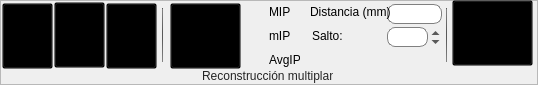
       <widget class="QFrame" name="frame_108">
        <property name="geometry">
         <rect>
          <x>0</x>
          <y>0</y>
          <width>538</width>
          <height>85</height>
         </rect>
        </property>
        <property name="styleSheet">
         <string notr="true">QFrame#frame_108{
	background-color: qlineargradient(spread:pad, x1:0.506, y1:1, x2:0.499955, y2:0.636, stop:0 rgba(165, 165, 165, 255), stop:1 rgba(201, 201, 201, 255));
	border-bottom: 1px solid rgb(112, 112, 112);
	border-right: 1px solid qlineargradient(spread:pad, x1:0.494318, y1:1, x2:0.506, y2:0, stop:0 rgba(112, 112, 112, 255), stop:1 rgba(184, 184, 184, 255))
}</string>
        </property>
        <property name="frameShape">
         <enum>QFrame::StyledPanel</enum>
        </property>
        <property name="frameShadow">
         <enum>QFrame::Raised</enum>
        </property>
        <widget class="QLabel" name="label_35">
         <property name="geometry">
          <rect>
           <x>202</x>
           <y>68</y>
           <width>131</width>
           <height>16</height>
          </rect>
         </property>
         <property name="styleSheet">
          <string notr="true">QLabel{
	background-color: transparent;
	color: rgb(36, 36, 36)
}</string>
         </property>
         <property name="text">
          <string>Reconstrucción multiplanar</string>
         </property>
        </widget>
        <widget class="QFrame" name="frame_109">
         <property name="geometry">
          <rect>
           <x>2</x>
           <y>3</y>
           <width>51</width>
           <height>66</height>
          </rect>
         </property>
         <property name="styleSheet">
          <string notr="true">QFrame{
	background-color: transparent;
}

QToolButton{
	background-color: transparent;
	}

QToolButton:hover{
	background-color: qlineargradient(spread:reflect, x1:0.455273, y1:1, x2:0.460273, y2:0, stop:0 rgba(253, 247, 225, 255), stop:0.301136 rgba(252, 228, 137, 255), stop:0.829545 rgba(253, 235, 168, 255), stop:1 rgba(253, 238, 177, 255));
	border-top: 2px solid qlineargradient(spread:pad, x1:0.465909, y1:0, x2:0.465909, y2:1, stop:0 rgba(241, 202, 88, 255), stop:1 rgba(253, 249, 232, 255));
	border-right: 2px solid qlineargradient(spread:pad, x1:0.994318, y1:0.568, x2:0, y2:0.568, stop:0 rgba(241, 204, 84, 255), stop:1 rgba(253, 246, 221, 255));
	border-bottom: 2px solid qlineargradient(spread:pad, x1:0.471, y1:1, x2:0.494, y2:0, stop:0 rgba(244, 213, 73, 255), stop:1 rgba(253, 253, 235, 255));
	border-left: 2px solid qlineargradient(spread:pad, x1:0, y1:0.642, x2:1, y2:0.659, stop:0 rgba(242, 205, 83, 255), stop:1 rgba(253, 246, 223, 255));
	border-radius: 1.5ex;
}

QToolButton:checked{
	background-color: qlineargradient(spread:pad, x1:0.483, y1:1, x2:0.477, y2:0.426, stop:0 rgba(254, 226, 135, 255), stop:1 rgba(250, 214, 121, 255));
	border-top: 2px solid qlineargradient(spread:pad, x1:0.5, y1:0, x2:0.517, y2:1, stop:0 rgba(194, 118, 43, 255), stop:1 rgba(246, 200, 103, 255));
	border-right: 2px solid qlineargradient(spread:pad, x1:1, y1:0.557, x2:0, y2:0.563, stop:0 rgba(194, 128, 50, 255), stop:1 rgba(248, 208, 113, 255));
	border-bottom: 2px solid qlineargradient(spread:pad, x1:0.449, y1:1, x2:0.449, y2:0, stop:0 rgba(194, 158, 71, 255), stop:1 rgba(250, 215, 122, 255));
	border-left: 2px solid qlineargradient(spread:pad, x1:0, y1:0.545455, x2:1, y2:0.54, stop:0 rgba(194, 132, 53, 255), stop:1 rgba(248, 209, 114, 255));
	border-radius: 1.5ex;
}

</string>
         </property>
         <property name="frameShape">
          <enum>QFrame::StyledPanel</enum>
         </property>
         <property name="frameShadow">
          <enum>QFrame::Raised</enum>
         </property>
         <property name="checkable" stdset="0">
          <bool>false</bool>
         </property>
         <widget class="QToolButton" name="toolButton_49">
          <property name="geometry">
           <rect>
            <x>0</x>
            <y>0</y>
            <width>51</width>
            <height>66</height>
           </rect>
          </property>
          <property name="styleSheet">
           <string notr="true"/>
          </property>
          <property name="text">
           <string>MPR
estándar</string>
          </property>
          <property name="icon">
           <iconset resource="resources.qrc">
            <normaloff>:/Visor/assets/visor/mpr.png</normaloff>:/Visor/assets/visor/mpr.png</iconset>
          </property>
          <property name="iconSize">
           <size>
            <width>39</width>
            <height>39</height>
           </size>
          </property>
          <property name="toolButtonStyle">
           <enum>Qt::ToolButtonTextUnderIcon</enum>
          </property>
         </widget>
        </widget>
        <widget class="QFrame" name="frame_110">
         <property name="geometry">
          <rect>
           <x>54</x>
           <y>2</y>
           <width>51</width>
           <height>66</height>
          </rect>
         </property>
         <property name="styleSheet">
          <string notr="true">QFrame{
	background-color: transparent;
}

QToolButton{
	background-color: transparent;
	}

QToolButton:hover{
	background-color: qlineargradient(spread:reflect, x1:0.455273, y1:1, x2:0.460273, y2:0, stop:0 rgba(253, 247, 225, 255), stop:0.301136 rgba(252, 228, 137, 255), stop:0.829545 rgba(253, 235, 168, 255), stop:1 rgba(253, 238, 177, 255));
	border-top: 2px solid qlineargradient(spread:pad, x1:0.465909, y1:0, x2:0.465909, y2:1, stop:0 rgba(241, 202, 88, 255), stop:1 rgba(253, 249, 232, 255));
	border-right: 2px solid qlineargradient(spread:pad, x1:0.994318, y1:0.568, x2:0, y2:0.568, stop:0 rgba(241, 204, 84, 255), stop:1 rgba(253, 246, 221, 255));
	border-bottom: 2px solid qlineargradient(spread:pad, x1:0.471, y1:1, x2:0.494, y2:0, stop:0 rgba(244, 213, 73, 255), stop:1 rgba(253, 253, 235, 255));
	border-left: 2px solid qlineargradient(spread:pad, x1:0, y1:0.642, x2:1, y2:0.659, stop:0 rgba(242, 205, 83, 255), stop:1 rgba(253, 246, 223, 255));
	border-radius: 1.5ex;
}

QToolButton:checked{
	background-color: qlineargradient(spread:pad, x1:0.483, y1:1, x2:0.477, y2:0.426, stop:0 rgba(254, 226, 135, 255), stop:1 rgba(250, 214, 121, 255));
	border-top: 2px solid qlineargradient(spread:pad, x1:0.5, y1:0, x2:0.517, y2:1, stop:0 rgba(194, 118, 43, 255), stop:1 rgba(246, 200, 103, 255));
	border-right: 2px solid qlineargradient(spread:pad, x1:1, y1:0.557, x2:0, y2:0.563, stop:0 rgba(194, 128, 50, 255), stop:1 rgba(248, 208, 113, 255));
	border-bottom: 2px solid qlineargradient(spread:pad, x1:0.449, y1:1, x2:0.449, y2:0, stop:0 rgba(194, 158, 71, 255), stop:1 rgba(250, 215, 122, 255));
	border-left: 2px solid qlineargradient(spread:pad, x1:0, y1:0.545455, x2:1, y2:0.54, stop:0 rgba(194, 132, 53, 255), stop:1 rgba(248, 209, 114, 255));
	border-radius: 1.5ex;
}

</string>
         </property>
         <property name="frameShape">
          <enum>QFrame::StyledPanel</enum>
         </property>
         <property name="frameShadow">
          <enum>QFrame::Raised</enum>
         </property>
         <widget class="QToolButton" name="toolButton_64">
          <property name="geometry">
           <rect>
            <x>0</x>
            <y>0</y>
            <width>51</width>
            <height>66</height>
           </rect>
          </property>
          <property name="font">
           <font>
            <pointsize>8</pointsize>
           </font>
          </property>
          <property name="text">
           <string>MPR
oblicuo</string>
          </property>
          <property name="icon">
           <iconset resource="resources.qrc">
            <normaloff>:/Visor/assets/visor/oblique plane.png</normaloff>:/Visor/assets/visor/oblique plane.png</iconset>
          </property>
          <property name="iconSize">
           <size>
            <width>43</width>
            <height>51</height>
           </size>
          </property>
          <property name="toolButtonStyle">
           <enum>Qt::ToolButtonTextUnderIcon</enum>
          </property>
          <property name="autoRaise">
           <bool>false</bool>
          </property>
          <property name="arrowType">
           <enum>Qt::NoArrow</enum>
          </property>
         </widget>
        </widget>
        <widget class="QFrame" name="frame_111">
         <property name="geometry">
          <rect>
           <x>106</x>
           <y>3</y>
           <width>51</width>
           <height>66</height>
          </rect>
         </property>
         <property name="styleSheet">
          <string notr="true">QFrame{
	background-color: transparent;
}

QToolButton{
	background-color: transparent;
	}

QToolButton:hover{
	background-color: qlineargradient(spread:reflect, x1:0.455273, y1:1, x2:0.460273, y2:0, stop:0 rgba(253, 247, 225, 255), stop:0.301136 rgba(252, 228, 137, 255), stop:0.829545 rgba(253, 235, 168, 255), stop:1 rgba(253, 238, 177, 255));
	border-top: 2px solid qlineargradient(spread:pad, x1:0.465909, y1:0, x2:0.465909, y2:1, stop:0 rgba(241, 202, 88, 255), stop:1 rgba(253, 249, 232, 255));
	border-right: 2px solid qlineargradient(spread:pad, x1:0.994318, y1:0.568, x2:0, y2:0.568, stop:0 rgba(241, 204, 84, 255), stop:1 rgba(253, 246, 221, 255));
	border-bottom: 2px solid qlineargradient(spread:pad, x1:0.471, y1:1, x2:0.494, y2:0, stop:0 rgba(244, 213, 73, 255), stop:1 rgba(253, 253, 235, 255));
	border-left: 2px solid qlineargradient(spread:pad, x1:0, y1:0.642, x2:1, y2:0.659, stop:0 rgba(242, 205, 83, 255), stop:1 rgba(253, 246, 223, 255));
	border-radius: 1.5ex;
}

QToolButton:checked{
	background-color: qlineargradient(spread:pad, x1:0.483, y1:1, x2:0.477, y2:0.426, stop:0 rgba(254, 226, 135, 255), stop:1 rgba(250, 214, 121, 255));
	border-top: 2px solid qlineargradient(spread:pad, x1:0.5, y1:0, x2:0.517, y2:1, stop:0 rgba(194, 118, 43, 255), stop:1 rgba(246, 200, 103, 255));
	border-right: 2px solid qlineargradient(spread:pad, x1:1, y1:0.557, x2:0, y2:0.563, stop:0 rgba(194, 128, 50, 255), stop:1 rgba(248, 208, 113, 255));
	border-bottom: 2px solid qlineargradient(spread:pad, x1:0.449, y1:1, x2:0.449, y2:0, stop:0 rgba(194, 158, 71, 255), stop:1 rgba(250, 215, 122, 255));
	border-left: 2px solid qlineargradient(spread:pad, x1:0, y1:0.545455, x2:1, y2:0.54, stop:0 rgba(194, 132, 53, 255), stop:1 rgba(248, 209, 114, 255));
	border-radius: 1.5ex;
}

</string>
         </property>
         <property name="frameShape">
          <enum>QFrame::StyledPanel</enum>
         </property>
         <property name="frameShadow">
          <enum>QFrame::Raised</enum>
         </property>
         <widget class="QToolButton" name="toolButton_65">
          <property name="geometry">
           <rect>
            <x>0</x>
            <y>0</y>
            <width>51</width>
            <height>66</height>
           </rect>
          </property>
          <property name="text">
           <string>MPR
curvo</string>
          </property>
          <property name="icon">
           <iconset resource="resources.qrc">
            <normaloff>:/Visor/assets/visor/curve.png</normaloff>:/Visor/assets/visor/curve.png</iconset>
          </property>
          <property name="iconSize">
           <size>
            <width>42</width>
            <height>49</height>
           </size>
          </property>
          <property name="toolButtonStyle">
           <enum>Qt::ToolButtonTextUnderIcon</enum>
          </property>
         </widget>
        </widget>
        <widget class="QFrame" name="frame_112">
         <property name="geometry">
          <rect>
           <x>170</x>
           <y>3</y>
           <width>71</width>
           <height>66</height>
          </rect>
         </property>
         <property name="styleSheet">
          <string notr="true">QFrame{
	background-color: transparent;
}

QToolButton{
	background-color: transparent;
	}

QToolButton:hover{
	background-color: qlineargradient(spread:reflect, x1:0.455273, y1:1, x2:0.460273, y2:0, stop:0 rgba(253, 247, 225, 255), stop:0.301136 rgba(252, 228, 137, 255), stop:0.829545 rgba(253, 235, 168, 255), stop:1 rgba(253, 238, 177, 255));
	border-top: 2px solid qlineargradient(spread:pad, x1:0.465909, y1:0, x2:0.465909, y2:1, stop:0 rgba(241, 202, 88, 255), stop:1 rgba(253, 249, 232, 255));
	border-right: 2px solid qlineargradient(spread:pad, x1:0.994318, y1:0.568, x2:0, y2:0.568, stop:0 rgba(241, 204, 84, 255), stop:1 rgba(253, 246, 221, 255));
	border-bottom: 2px solid qlineargradient(spread:pad, x1:0.471, y1:1, x2:0.494, y2:0, stop:0 rgba(244, 213, 73, 255), stop:1 rgba(253, 253, 235, 255));
	border-left: 2px solid qlineargradient(spread:pad, x1:0, y1:0.642, x2:1, y2:0.659, stop:0 rgba(242, 205, 83, 255), stop:1 rgba(253, 246, 223, 255));
	border-radius: 1.5ex;
}

QToolButton:checked{
	background-color: qlineargradient(spread:pad, x1:0.483, y1:1, x2:0.477, y2:0.426, stop:0 rgba(254, 226, 135, 255), stop:1 rgba(250, 214, 121, 255));
	border-top: 2px solid qlineargradient(spread:pad, x1:0.5, y1:0, x2:0.517, y2:1, stop:0 rgba(194, 118, 43, 255), stop:1 rgba(246, 200, 103, 255));
	border-right: 2px solid qlineargradient(spread:pad, x1:1, y1:0.557, x2:0, y2:0.563, stop:0 rgba(194, 128, 50, 255), stop:1 rgba(248, 208, 113, 255));
	border-bottom: 2px solid qlineargradient(spread:pad, x1:0.449, y1:1, x2:0.449, y2:0, stop:0 rgba(194, 158, 71, 255), stop:1 rgba(250, 215, 122, 255));
	border-left: 2px solid qlineargradient(spread:pad, x1:0, y1:0.545455, x2:1, y2:0.54, stop:0 rgba(194, 132, 53, 255), stop:1 rgba(248, 209, 114, 255));
	border-radius: 1.5ex;
}

</string>
         </property>
         <property name="frameShape">
          <enum>QFrame::StyledPanel</enum>
         </property>
         <property name="frameShadow">
          <enum>QFrame::Raised</enum>
         </property>
         <widget class="QToolButton" name="toolButton_66">
          <property name="geometry">
           <rect>
            <x>0</x>
            <y>0</y>
            <width>71</width>
            <height>66</height>
           </rect>
          </property>
          <property name="text">
           <string>Proyección de
intensidades</string>
          </property>
          <property name="icon">
           <iconset resource="resources.qrc">
            <normaloff>:/Visor/assets/visor/mip.png</normaloff>:/Visor/assets/visor/mip.png</iconset>
          </property>
          <property name="iconSize">
           <size>
            <width>42</width>
            <height>49</height>
           </size>
          </property>
          <property name="toolButtonStyle">
           <enum>Qt::ToolButtonTextUnderIcon</enum>
          </property>
         </widget>
        </widget>
        <widget class="QFrame" name="frame_114">
         <property name="geometry">
          <rect>
           <x>452</x>
           <y>0</y>
           <width>81</width>
           <height>66</height>
          </rect>
         </property>
         <property name="styleSheet">
          <string notr="true">QFrame{
	background-color: transparent;
}

QToolButton{
	background-color: transparent;
	}

QToolButton:hover{
	background-color: qlineargradient(spread:reflect, x1:0.455273, y1:1, x2:0.460273, y2:0, stop:0 rgba(253, 247, 225, 255), stop:0.301136 rgba(252, 228, 137, 255), stop:0.829545 rgba(253, 235, 168, 255), stop:1 rgba(253, 238, 177, 255));
	border-top: 2px solid qlineargradient(spread:pad, x1:0.465909, y1:0, x2:0.465909, y2:1, stop:0 rgba(241, 202, 88, 255), stop:1 rgba(253, 249, 232, 255));
	border-right: 2px solid qlineargradient(spread:pad, x1:0.994318, y1:0.568, x2:0, y2:0.568, stop:0 rgba(241, 204, 84, 255), stop:1 rgba(253, 246, 221, 255));
	border-bottom: 2px solid qlineargradient(spread:pad, x1:0.471, y1:1, x2:0.494, y2:0, stop:0 rgba(244, 213, 73, 255), stop:1 rgba(253, 253, 235, 255));
	border-left: 2px solid qlineargradient(spread:pad, x1:0, y1:0.642, x2:1, y2:0.659, stop:0 rgba(242, 205, 83, 255), stop:1 rgba(253, 246, 223, 255));
	border-radius: 1.5ex;
}

QToolButton:checked{
	background-color: qlineargradient(spread:pad, x1:0.483, y1:1, x2:0.477, y2:0.426, stop:0 rgba(254, 226, 135, 255), stop:1 rgba(250, 214, 121, 255));
	border-top: 2px solid qlineargradient(spread:pad, x1:0.5, y1:0, x2:0.517, y2:1, stop:0 rgba(194, 118, 43, 255), stop:1 rgba(246, 200, 103, 255));
	border-right: 2px solid qlineargradient(spread:pad, x1:1, y1:0.557, x2:0, y2:0.563, stop:0 rgba(194, 128, 50, 255), stop:1 rgba(248, 208, 113, 255));
	border-bottom: 2px solid qlineargradient(spread:pad, x1:0.449, y1:1, x2:0.449, y2:0, stop:0 rgba(194, 158, 71, 255), stop:1 rgba(250, 215, 122, 255));
	border-left: 2px solid qlineargradient(spread:pad, x1:0, y1:0.545455, x2:1, y2:0.54, stop:0 rgba(194, 132, 53, 255), stop:1 rgba(248, 209, 114, 255));
	border-radius: 1.5ex;
}

</string>
         </property>
         <property name="frameShape">
          <enum>QFrame::StyledPanel</enum>
         </property>
         <property name="frameShadow">
          <enum>QFrame::Raised</enum>
         </property>
         <widget class="QToolButton" name="toolButton_68">
          <property name="geometry">
           <rect>
            <x>0</x>
            <y>0</y>
            <width>81</width>
            <height>66</height>
           </rect>
          </property>
          <property name="text">
           <string>Mostrar/Ocultar
guías</string>
          </property>
          <property name="icon">
           <iconset resource="resources.qrc">
            <normaloff>:/Visor/assets/visor/mprguias.png</normaloff>:/Visor/assets/visor/mprguias.png</iconset>
          </property>
          <property name="iconSize">
           <size>
            <width>42</width>
            <height>49</height>
           </size>
          </property>
          <property name="toolButtonStyle">
           <enum>Qt::ToolButtonTextUnderIcon</enum>
          </property>
         </widget>
        </widget>
        <widget class="Line" name="line">
         <property name="geometry">
          <rect>
           <x>162</x>
           <y>8</y>
           <width>1</width>
           <height>54</height>
          </rect>
         </property>
         <property name="styleSheet">
          <string notr="true">border:1px solid qlineargradient(spread:reflect, x1:0.534, y1:0.5, x2:0.539773, y2:1, stop:0.125 rgba(89, 89, 89, 255), stop:1 rgba(133, 133, 133, 255));</string>
         </property>
         <property name="orientation">
          <enum>Qt::Vertical</enum>
         </property>
        </widget>
        <widget class="QRadioButton" name="radioButton">
         <property name="geometry">
          <rect>
           <x>249</x>
           <y>3</y>
           <width>51</width>
           <height>17</height>
          </rect>
         </property>
         <property name="styleSheet">
          <string notr="true">background-color: transparent;</string>
         </property>
         <property name="text">
          <string>MIP</string>
         </property>
        </widget>
        <widget class="QRadioButton" name="radioButton_2">
         <property name="geometry">
          <rect>
           <x>249</x>
           <y>27</y>
           <width>51</width>
           <height>17</height>
          </rect>
         </property>
         <property name="styleSheet">
          <string notr="true">background-color: transparent;</string>
         </property>
         <property name="text">
          <string>mIP</string>
         </property>
        </widget>
        <widget class="QRadioButton" name="radioButton_3">
         <property name="geometry">
          <rect>
           <x>249</x>
           <y>51</y>
           <width>51</width>
           <height>17</height>
          </rect>
         </property>
         <property name="styleSheet">
          <string notr="true">background-color: transparent;</string>
         </property>
         <property name="text">
          <string>AvgIP</string>
         </property>
        </widget>
        <widget class="QLineEdit" name="lineEdit_3">
         <property name="geometry">
          <rect>
           <x>387</x>
           <y>4</y>
           <width>55</width>
           <height>20</height>
          </rect>
         </property>
         <property name="styleSheet">
          <string notr="true">border: 1px solid grey;
border-radius: 8px;
background-color: rgb(255, 255, 255);</string>
         </property>
        </widget>
        <widget class="QLabel" name="label_5">
         <property name="geometry">
          <rect>
           <x>312</x>
           <y>26</y>
           <width>31</width>
           <height>20</height>
          </rect>
         </property>
         <property name="styleSheet">
          <string notr="true">background-color: transparent;</string>
         </property>
         <property name="text">
          <string>Salto:</string>
         </property>
        </widget>
        <widget class="QLabel" name="label_6">
         <property name="geometry">
          <rect>
           <x>310</x>
           <y>4</y>
           <width>81</width>
           <height>16</height>
          </rect>
         </property>
         <property name="styleSheet">
          <string notr="true">background-color: transparent;</string>
         </property>
         <property name="text">
          <string>Distancia (mm):</string>
         </property>
        </widget>
        <widget class="QLineEdit" name="lineEdit_6">
         <property name="geometry">
          <rect>
           <x>387</x>
           <y>27</y>
           <width>41</width>
           <height>20</height>
          </rect>
         </property>
         <property name="styleSheet">
          <string notr="true">border: 1px solid grey;
border-radius: 8px;
background-color: rgb(255, 255, 255);</string>
         </property>
        </widget>
        <widget class="QToolButton" name="toolButton_14">
         <property name="geometry">
          <rect>
           <x>428</x>
           <y>37</y>
           <width>15</width>
           <height>10</height>
          </rect>
         </property>
         <property name="styleSheet">
          <string notr="true">boder:none;
background-color:transparent;</string>
         </property>
         <property name="text">
          <string>...</string>
         </property>
         <property name="arrowType">
          <enum>Qt::DownArrow</enum>
         </property>
        </widget>
        <widget class="QToolButton" name="toolButton_67">
         <property name="geometry">
          <rect>
           <x>428</x>
           <y>28</y>
           <width>15</width>
           <height>10</height>
          </rect>
         </property>
         <property name="styleSheet">
          <string notr="true">boder:none;
background-color:transparent;</string>
         </property>
         <property name="text">
          <string>...</string>
         </property>
         <property name="arrowType">
          <enum>Qt::UpArrow</enum>
         </property>
        </widget>
        <widget class="Line" name="line_2">
         <property name="geometry">
          <rect>
           <x>446</x>
           <y>8</y>
           <width>1</width>
           <height>54</height>
          </rect>
         </property>
         <property name="styleSheet">
          <string notr="true">border:1px solid qlineargradient(spread:reflect, x1:0.534, y1:0.5, x2:0.539773, y2:1, stop:0.125 rgba(89, 89, 89, 255), stop:1 rgba(133, 133, 133, 255));</string>
         </property>
         <property name="orientation">
          <enum>Qt::Vertical</enum>
         </property>
        </widget>
       </widget>
